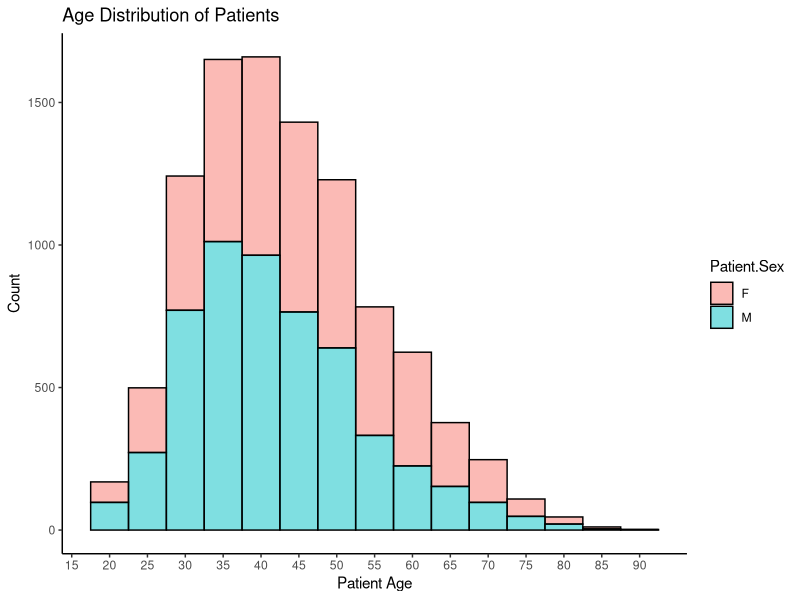
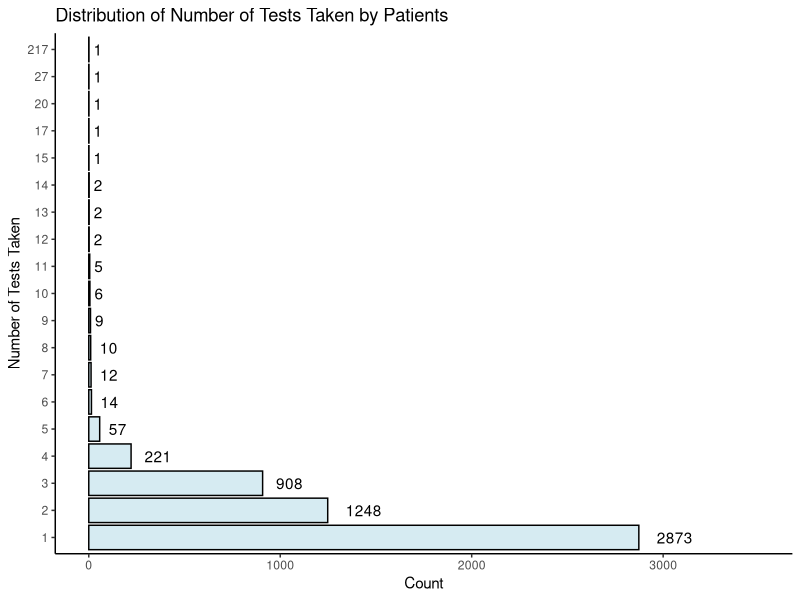
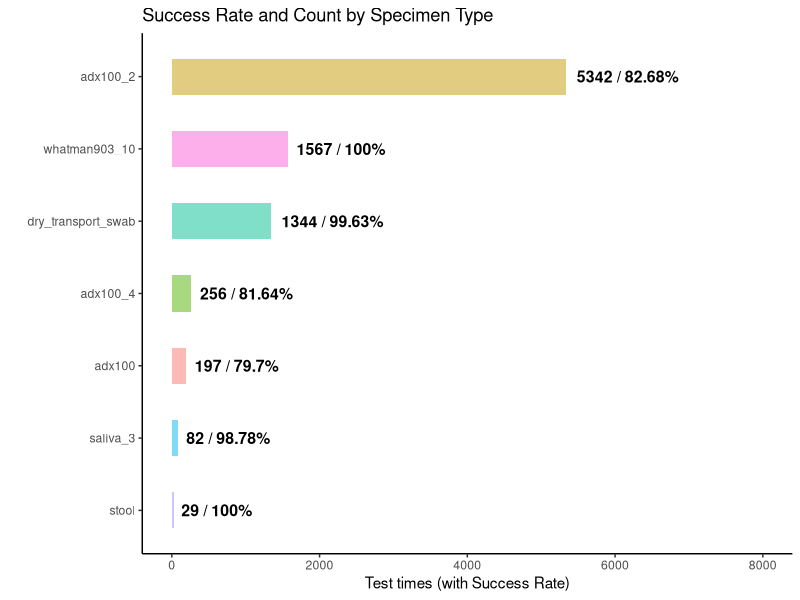
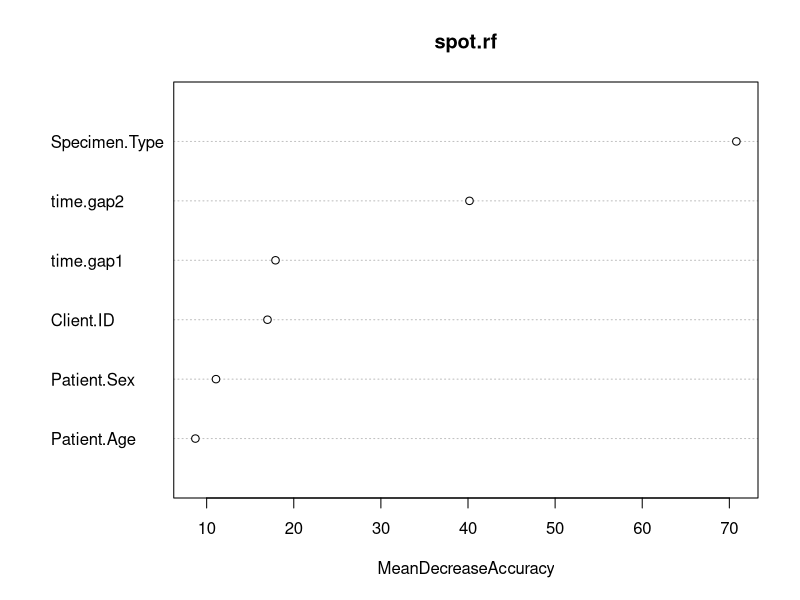

Write R code to recreate these figures, in order.
## ---- chunk 1
rm(list = ls())
cat("\14")
library(tidyverse)
library(here)
library(lubridate)
spot <- read.csv(here("Spot Data.csv"))
## ---- chunk 2
#Rename Patient ID
spot$Patient.ID <- as.numeric(factor(spot$Patient.ID, levels=unique(spot$Patient.ID)))

#Binomial Sex
spot$Patient.Sex <- as.factor(spot$Patient.Sex)

#Dropping Redundant Predictors   
spot <- spot[,-c(5)]

#Factoring Specimen Type
spot$Specimen.Type <- as.factor(spot$Specimen.Type)

#Factoring and Renaming Client Location
spot$Client.ID <- as.factor(spot$Client.ID)
levels(spot$Client.ID) <- c("Location A","Location B","Location C","Location D","Location E","Location F",
                            "Location G","Location H","Location I","Location J","Location K","Location L",
                            "Location M","Location N","Location O","Location P","Location Q","Location R")


#Convert and Simplify Datetime Columns
datetime_cols <- c("Datetime.Kit.Delivered", "Datetime.Kit.Registered", "Datetime.Sample.Sent.In", "Datetime.Sample.Received", "Datetime.of.End.Status")
for (col in datetime_cols) {
  spot[[col]] <- as.Date(substr(spot[[col]], 1, 10), format="%Y-%m-%d")
}
## ---- chunk 3
ggplot(spot, aes(x =spot$Patient.Age, fill = Patient.Sex)) +
  geom_histogram(color = "black", alpha = 0.5, binwidth = 5) +
  theme_classic()+
  scale_x_continuous(breaks = seq(15, 90, by = 5))+
  labs(title = "Age Distribution of Patients",
       x = "Patient Age",
       y = "Count")
## ---- chunk 4
# Tableau
## ---- chunk 5
#Calculate Time Gap between Sent in and Resulted
spot$time.gap1 <- as.numeric(difftime(spot$Datetime.Sample.Sent.In, spot$Datetime.Kit.Delivered,units = "day"))
spot$time.gap2 <- as.numeric(difftime(spot$Datetime.of.End.Status, spot$Datetime.Sample.Sent.In,units = "day"))
t(t(colnames(spot)))

spot.clean <- spot[,-c(7:11)]
spot.clean <- na.omit(spot.clean)
spot.clean$End.Status[spot.clean$End.Status == "partially_resulted"] <- "resulted"
spot.clean$End.Status[spot.clean$End.Status %in% c("collected", "collection_exception","delivered","delivery_exception","received")] <- "rejected"

threshold.1 <-  1.5*(IQR(spot.clean$time.gap1))
outliers.1 <- spot.clean$time.gap1 < median(spot.clean$time.gap1) - threshold.1 | spot.clean$time.gap1 > median(spot.clean$time.gap1) + threshold.1
spot.gap.1 <- spot.clean[!outliers.1,]

threshold.2 <-  1.5*(IQR(spot.clean$time.gap2))
outliers.2 <- spot.clean$time.gap2 < median(spot.clean$time.gap2) - threshold.2 | spot.clean$time.gap2 > median(spot.clean$time.gap2) + threshold.2
spot.gap.2 <- spot.clean[!outliers.2,]

box.gap.1 <- ggplot(data = spot.gap.1)+
                geom_boxplot(aes(x = Patient.Sex, y = time.gap1, fill = Patient.Sex), alpha = 0.5)+
                coord_flip()+
                theme_classic()

box.gap.2 <- ggplot(data = spot.gap.2)+
                geom_boxplot(aes(x = Patient.Sex, y = time.gap2, fill = Patient.Sex), alpha = 0.5)+
                coord_flip()+
                theme_classic()
## ---- chunk 6
test.duration <- spot%>%
  count(Patient.ID) 

test.duration$n <- as.factor(test.duration$n)
test.duration <- test.duration[!is.na(test.duration$n),]

ggplot(test.duration, aes(x = n)) +
  geom_bar(alpha = 0.5, color = "black", fill = "lightblue") +
  geom_text(stat = "count", aes(label = after_stat(count)), hjust = -0.5) +
  ylim(0,3500)+
  coord_flip()+
  labs(x = "Number of Tests Taken", 
       y = "Count",
       title ="Distribution of Number of Tests Taken by Patients") +
  theme_classic()

## ---- chunk 7
test.rate <- spot.clean%>%
  group_by(Specimen.Type) %>%
  summarize(Count = n(), resulted_rate = sum(End.Status == "resulted")/n())

ggplot(test.rate, aes(x = reorder(Specimen.Type,Count), y = resulted_rate, fill = Specimen.Type)) +
  geom_bar(aes(y = Count),stat = "identity", alpha = 0.5, width = 0.5) +
  geom_text(aes(label = paste0(Count, " / ",round(resulted_rate*100,2), "%"), y = Count + 1), 
            color = "black", fontface = "bold", size = 4, hjust = -0.1) +
  labs(x = "", y = "Test times (with Success Rate)", 
       title = "Success Rate and Count by Specimen Type") +
  scale_fill_discrete(name = "Specimen Type") +
  scale_y_continuous(sec.axis = sec_axis(~./max(test.rate$count), name = "Count"))+
  ylim(0,8000)+
  coord_flip()+
  theme_classic()+
  theme(legend.position = "none")

## ---- chunk 8
library(randomForest)
library(caret)


t(t(colnames(spot.clean)))
# partition
set.seed(1)
spot.df <- spot.clean[,-c(1,2,8)]
train.index <- sample(c(1:dim(spot.df)[1]), dim(spot.df)[1]*0.6)
train <- spot.df[train.index,]
valid <- spot.df[-train.index,]

# classification tree
#spot.ct <- rpart(End.Status ~., data = train, method="class")

# plot tree
#prp(spot.ct, type=1, extra=1, under=TRUE, split.font=1, varlen= -10)

#spot.pred <- predict(spot.ct, valid, type="class")
#confusionMatrix(spot.pred, as.factor(valid$End.Status))

# random forest
spot.rf <- randomForest(as.factor(End.Status) ~ ., data = spot.df, ntree = 100, mtry=4, nosize=5, importance=TRUE)
## ---- chunk 9
varImpPlot(spot.rf, type=1)
spot.rf.pred <- predict(spot.rf, valid)
confusionMatrix(spot.rf.pred, as.factor(valid$End.Status))
## ---- chunk 10


